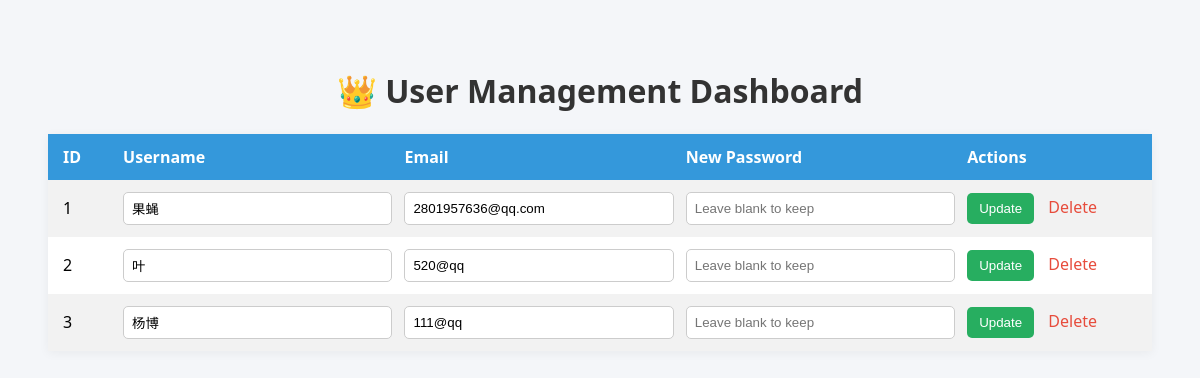
The app's page /master (signed in) with its own data.
### app.py (models this page shows, shortened)
class User(db.Model):
    id = db.Column(db.Integer, primary_key=True)
    username = db.Column(db.String(20), unique=True, nullable=False)
    email = db.Column(db.String(120), unique=True, nullable=False)
    password = db.Column(db.String(60), nullable=False)
    profile_picture = db.Column(db.String(20), nullable=True)  # Changed to nullable
    bio = db.Column(db.Text, nullable=True)
    created_at = db.Column(db.DateTime, nullable=True)  # Changed to nullable
    data = db.relationship('UserData',back_populates='user')
    is_admin = db.Column(db.Boolean, default=False)

### app.py (the view)
@app.route('/master', methods=['GET', 'POST'])
@admin_required
def master():
    users = User.query.all()
    return render_template('master.html', users=users)

### app.py (called while the page is built)
def admin_required(f):
    @wraps(f)
    def decorated_function(*args, **kwargs):
        user_id = session.get('user_id')
        user = User.query.get(user_id)
        if not user or not user.is_admin:
            abort(403)
        return f(*args, **kwargs)
    return decorated_function

### templates/master.html (shortened to what this page needs)
<!DOCTYPE html>
<html lang="en">
<head>
</head>
<body>
    <h1>👑 User Management Dashboard</h1>
    <table>
        <tr>
            <th>ID</th>
            <th>Username</th>
            <th>Email</th>
            <th>New Password</th>
            <th>Actions</th>
        </tr>
        {% for user in users %}
        <tr>
            <form method="POST" action="{{ url_for('update_user', user_id=user.id) }}">
                <td>{{ user.id }}</td>
                <td><input type="text" name="username" value="{{ user.username }}"></td>
                <td><input type="email" name="email" value="{{ user.email }}"></td>
                <td><input type="password" name="password" placeholder="Leave blank to keep"></td>
                <td>
                    <button type="submit">Update</button>
                    <a href="{{ url_for('delete_user', user_id=user.id) }}" onclick="return confirm('Delete this user?');">Delete</a>
                </td>
            </form>
        </tr>
        {% endfor %}
    </table>
</body>
</html>

### templates/master.html (style rules this page uses)
body { font-family: "Segoe UI", Tahoma, Geneva, Verdana, sans-serif; background-color: #f4f6f9; padding: 40px; }
h1 { text-align: center; color: #333; }
table { width: 100%; border-collapse: collapse; background-color: #fff; box-shadow: 0 2px 10px rgba(0, 0, 0, 0.05); }
th, td { padding: 12px 15px; text-align: left; }
th { background-color: #3498db; color: white; }
tr:nth-child(even) { background-color: #f2f2f2; }
input[type="text"], input[type="email"], input[type="password"] { width: 100%; padding: 8px; border: 1px solid #ccc; border-radius: 5px; }
button { background-color: #27ae60; color: white; border: none; padding: 8px 12px; border-radius: 5px; cursor: pointer; }
a { margin-left: 10px; color: #e74c3c; text-decoration: none; }
form { display: contents; }

### records on screen
User: id "1", username "果蝇", email "2801957636@qq.com"
User: id "2", username "叶", email "520@qq"
User: id "3", username "杨博", email "111@qq"
